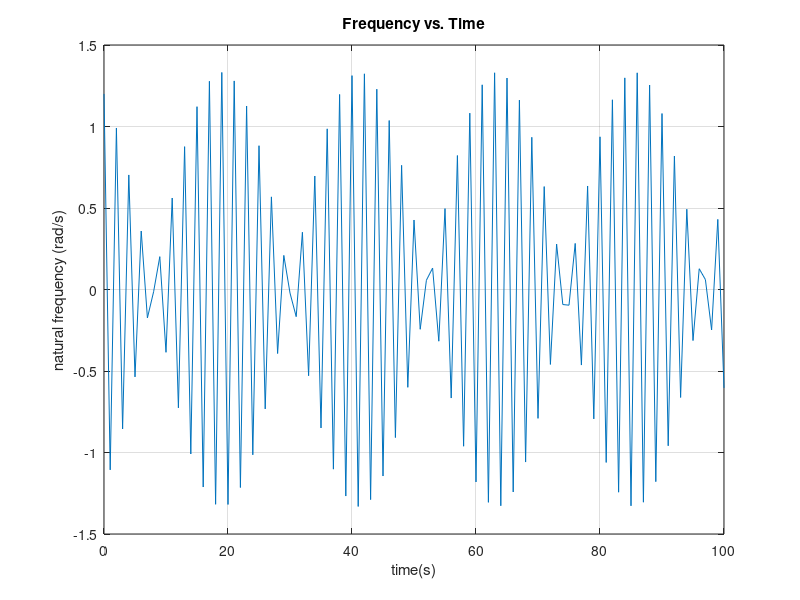

This chart was generated by the following MATLAB code:
% Evan Trombetta
% MAE 321 Vibrations
% HW#1 Problem #1

t=(0:1:100);
y0 = (6/5)*cos(3*t)+sqrt(3)/3*sin(3*t);

figure(1)
plot(t,y0)
grid on 
title('Frequency vs. Time')
xlabel('time(s)')
ylabel('natural frequency (rad/s)')
